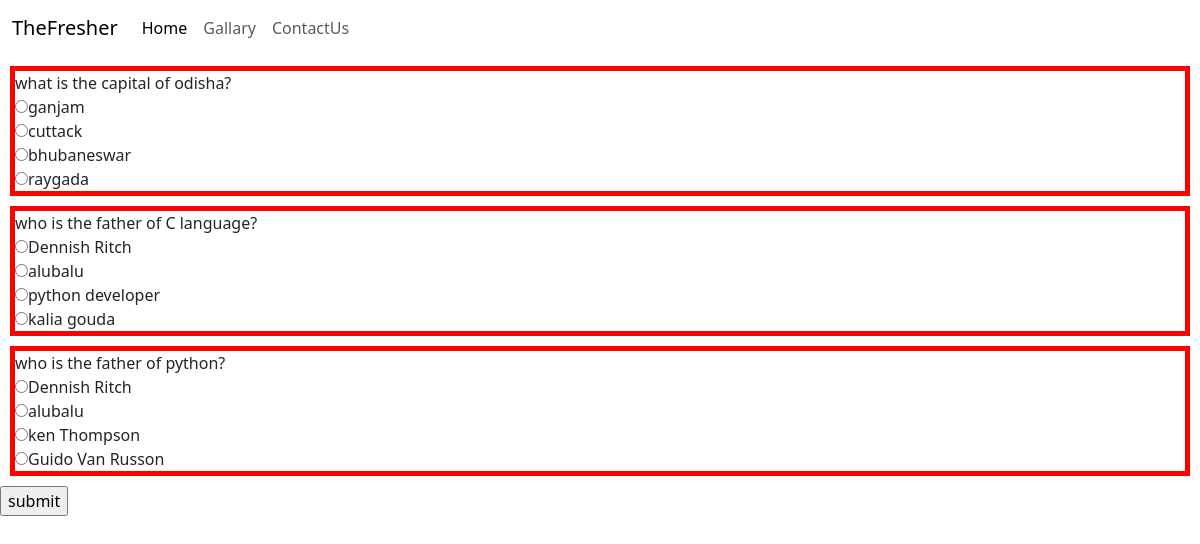
Screenshot of /Testpaper/?n=3 (signed in) with the database file from the repository.
### home/models.py (models this page shows)
class Questions(models.Model):
    qid=models.BigAutoField(auto_created=True,primary_key=True)
    que=models.TextField()
    a=models.CharField(max_length=255)
    b=models.CharField(max_length=255)
    c=models.CharField(max_length=255)
    d=models.CharField(max_length=255)
    ans=models.CharField(max_length=2)

### home/views.py (the view)
# urls.py: path('Testpaper/',testPaper,name='testPaper'),
def testPaper(request):
    if 'name' not in request.session.keys():
        res=HttpResponse("LoginForm")
    else:
        n=int(request.GET['n'])
        question_pool=list(Questions.objects.all())
        random.shuffle(question_pool)
        qusetions_list=question_pool[:n]
        context={'questions':qusetions_list}
        res=render(request,'TestPaper.html',context)
    return res

### home/templates/TestPaper.html (shortened to what this page needs)
{% extends "headerandfooter.html" %}
{% block content %}
    <form action="{% url 'home:calculateTest'%}" method="post">
        <div style="border: 5px solid red; margin: 10px;">
            <div>
                {{ques.que}}
            </div>
            <div><input type="radio" name="{{ques.qid}}" value="a">{{ques.a}}</div>
            <div><input type="radio" name="{{ques.qid}}" value="b">{{ques.b}}</div>
            <div><input type="radio" name="{{ques.qid}}" value="c">{{ques.c}}</div>
            <div><input type="radio" name="{{ques.qid}}" value="d">{{ques.d}}</div>
        </div>
        <div><input type="submit" value="submit"></div>
    </form>
{% endblock %}

### rows the page displays
Questions: que "what is the capital of odisha?", a "ganjam", b "cuttack", c "bhubaneswar", d "raygada"
Questions: que "who is the father of C language?", a "Dennish Ritch", b "alubalu", c "python developer", d "kalia gouda"
Questions: que "who is the father of python?", a "Dennish Ritch", b "alubalu", c "ken Thompson", d "Guido Van Russon"
